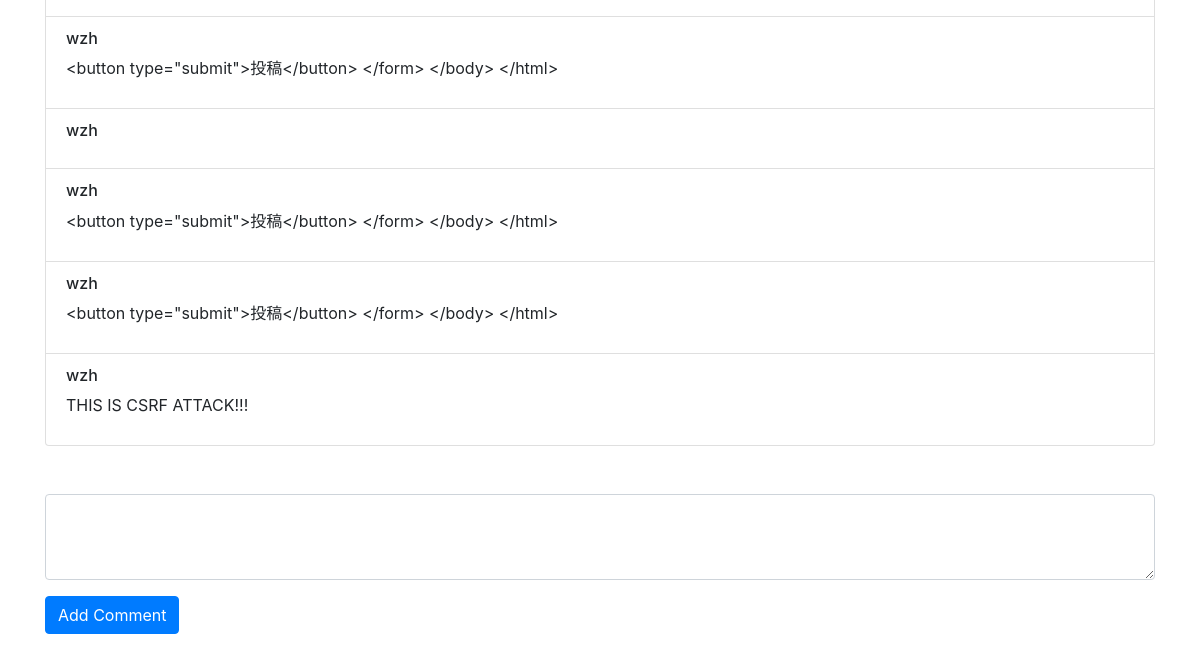
Before: /posts/1 (lower part) with the older database file.
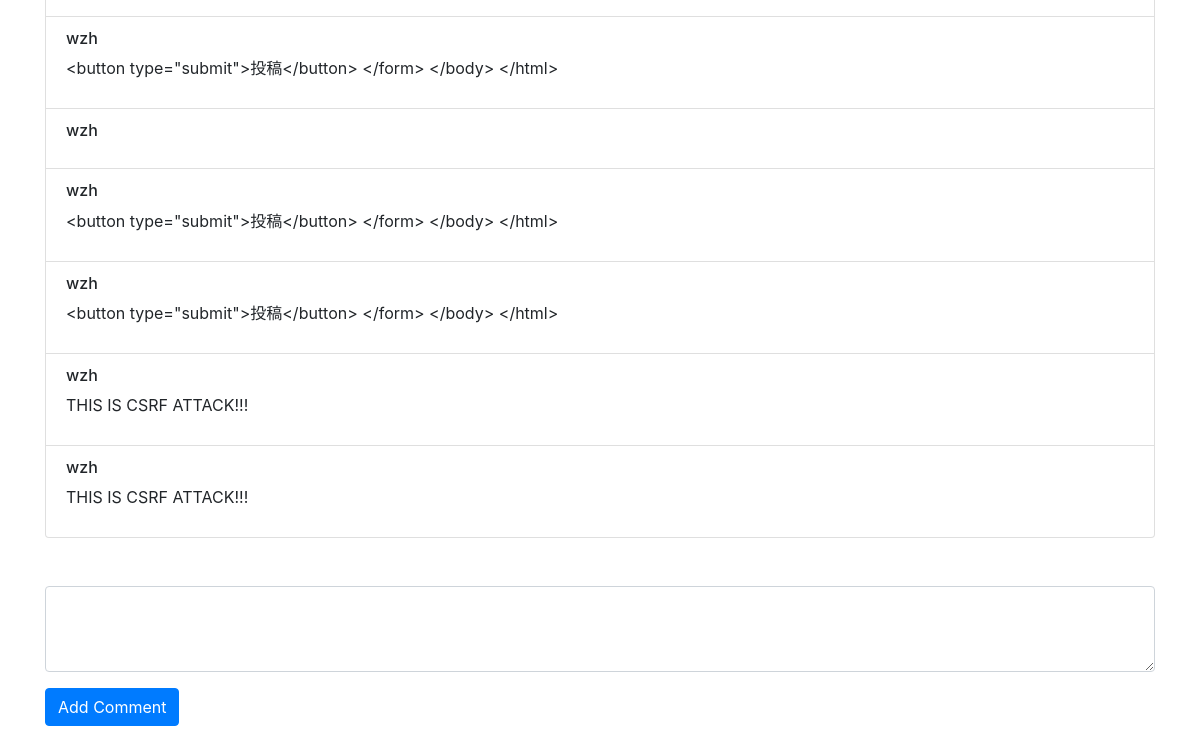
After: the same page with the newer database file.
### home/models.py (models this page shows, shortened)
class Comment(models.Model):
    post = models.ForeignKey(Post, on_delete=models.CASCADE)
    author = models.ForeignKey(User, on_delete=models.CASCADE, blank=True, null=True)
    content = models.CharField(max_length=256)

### home/views.py (the view)
# urls.py: path('posts/<str:post_id>', ReadPost.as_view(), name='read-post'),
class ReadPost(View):
    template_name = 'home/read_post.html'
    context = {}
    def get(self, request, post_id):
        post = Post.objects.get(id=post_id)
        comments = Comment.objects.all().filter(post=post)
        self.context['post'] = post
        self.context['comments'] = comments
        return render(request, template_name=self.template_name, context=self.context)

### templates/home/read_post.html (shortened to what this page needs)
{% extends 'base.html' %}
{% block content %}
    <ul class="list-group">
        {% for comment in comments %}
            <li class="list-group-item">
                {% if comment.author %}
                    <h6>{{ comment.author }}</h6>
                    <p>{{ comment.content }}</p>
                {% else %}
                    <h6>Anonymous User</h6>
                    <p>{{ comment.content|safe }}</p>
                {% endif %}
            </li>
        {% endfor %}
    </ul>
    <form method="POST" action="/add-comment" class="mt-5">
        <div class="form-group">
            <textarea class="form-control" name="comment-textarea" id="comment-textarea" rows="3"></textarea>
            <button class="btn btn-primary mt-3" type="submit">Add Comment</button>
        </div>
    </form>
</div>
{% endblock %}

### templates/base.html (shortened to what this page needs)
<!DOCTYPE html>
{% load static %}
<html lang="en">
<head>
    <link rel="stylesheet" href="https://cdn.jsdelivr.net/npm/bootstrap@4.1.3/dist/css/bootstrap.min.css">
</head>
<body>
<div class="container">
    {% block content %}{% endblock %}
</body>
</html>

Changed rows visible on the page:
added Comment: author "wzh", content "THIS IS CSRF ATTACK!!!"
